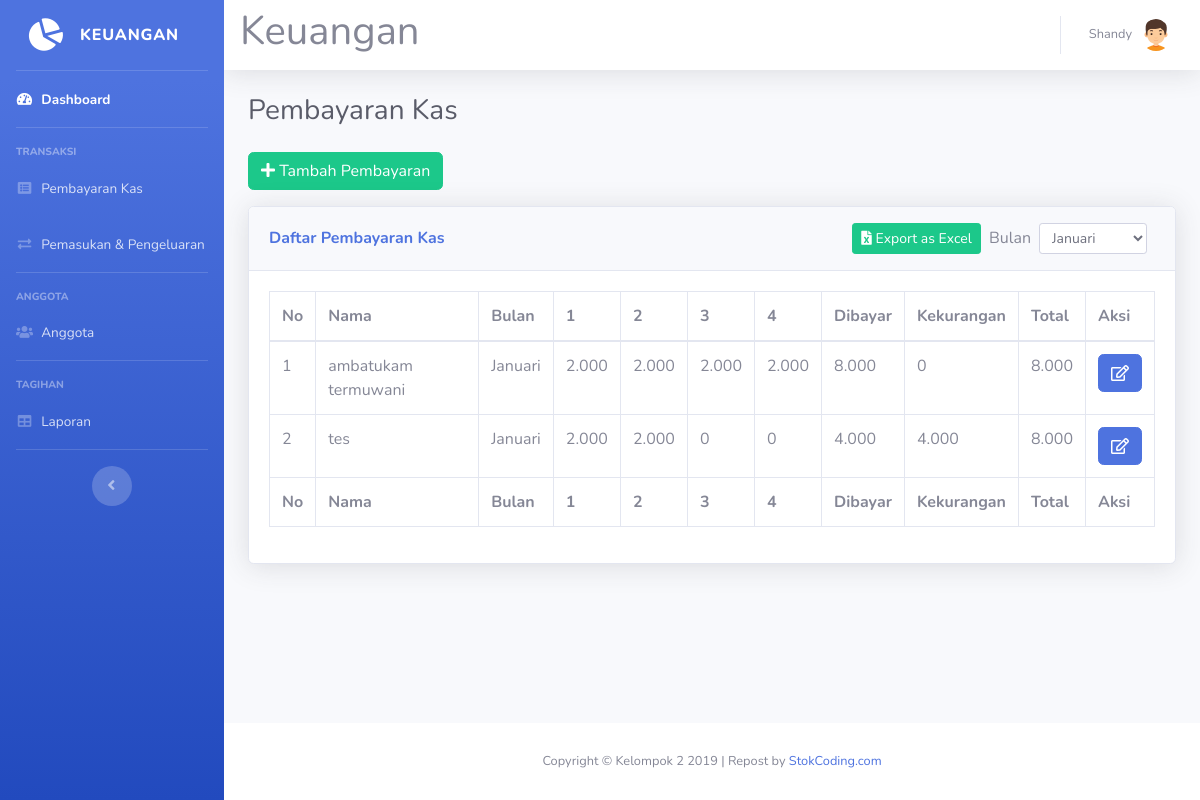
Page /pembayaran.php (signed in) on the earlier database version.
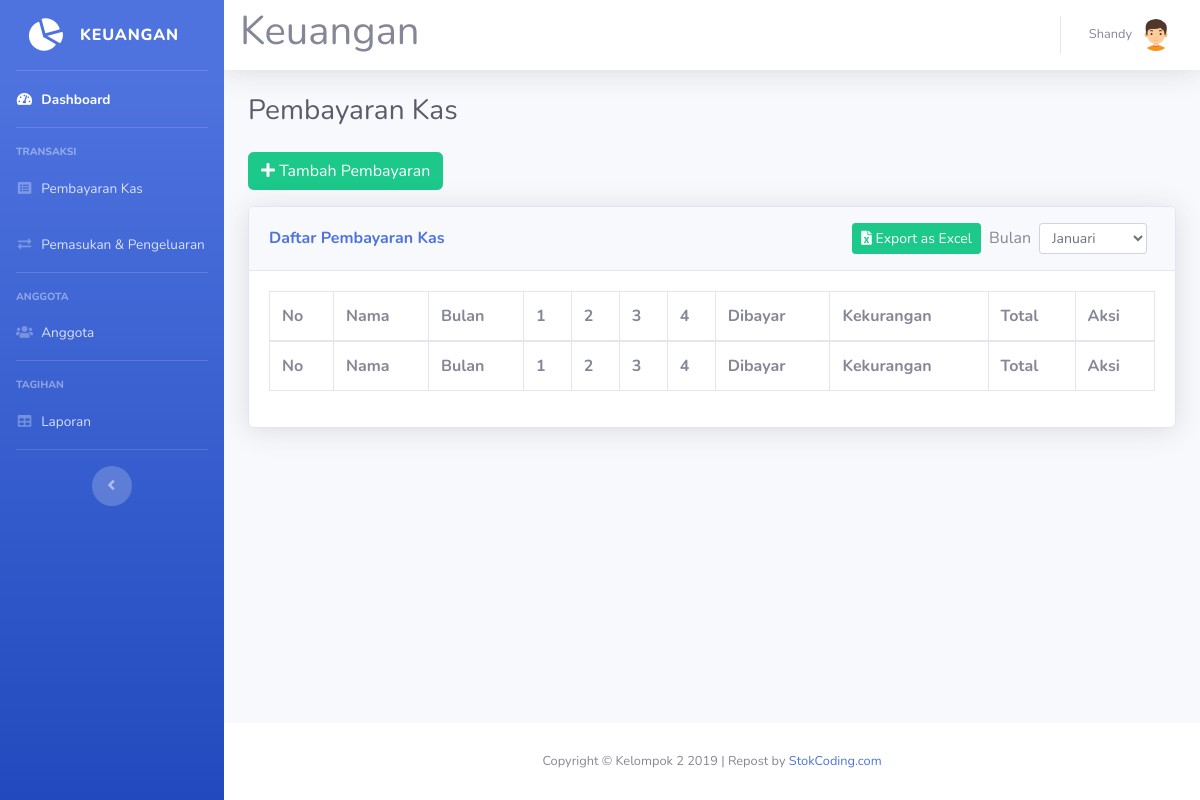
Same page on the later database version.
### tables this page shows
CREATE TABLE `pembayaran_kas` (
  `id_kas` int(11) NOT NULL,
  `nama` varchar(50) NOT NULL,
  `minggu_1` int(11) DEFAULT 0,
  `minggu_2` int(11) DEFAULT 0,
  `minggu_3` int(11) DEFAULT 0,
  `minggu_4` int(11) DEFAULT 0,
  `bulan` varchar(20) NOT NULL,
  `dibayar` int(11) DEFAULT 0,
  `kekurangan` int(11) DEFAULT 0,
  `total` int(11) DEFAULT 0
);

### pembayaran.php (the view, shortened to what this page needs)
<!DOCTYPE html>
<html lang="en">
<head>
  <link href="vendor/fontawesome-free/css/all.min.css" rel="stylesheet" type="text/css">
  <link href="css/sb-admin-2.min.css" rel="stylesheet">
  <link href="vendor/datatables/dataTables.bootstrap4.min.css" rel="stylesheet">
</head>
<body id="page-top">
<?php
require 'koneksi.php';
require 'sidebar.php';
$bulanOptions = ['Januari', 'Februari', 'Maret', 'April', 'Mei', 'Juni', 'Juli', 'Agustus', 'September', 'Oktober', 'November', 'Desember'];
$selectedBulan = isset($_GET['bulan']) ? $_GET['bulan'] : 'Januari';
$safeBulan = mysqli_real_escape_string($koneksi, $selectedBulan);
$queryKas = mysqli_query($koneksi, "SELECT * FROM pembayaran_kas WHERE bulan = '$safeBulan' ORDER BY nama");
?>
  <div id="content">
<?php require 'navbar.php'; ?>
    <div class="container-fluid">
      <div class="d-sm-flex align-items-center justify-content-between mb-4">
        <h1 class="h3 mb-0 text-gray-800">Pembayaran Kas</h1>
      </div>
      <button type="button" class="btn btn-success mb-3" data-toggle="modal" data-target="#modalTambahKas">
        <i class="fa fa-plus"></i> Tambah Pembayaran
      </button>
      <div class="card shadow mb-4" id="card-pembayaran-kas">
        <div class="card-header py-3 d-flex flex-row align-items-center justify-content-between">
          <h6 class="m-0 font-weight-bold text-primary">Daftar Pembayaran Kas</h6>
          <div class="d-flex align-items-center flex-wrap">
            <a href="export-pembayaran.php?bulan=<?= urlencode($selectedBulan); ?>" class="btn btn-success btn-sm mr-2" title="Simpan sebagai Excel">
              <i class="fas fa-file-excel"></i> Export as Excel
            </a>
            <form class="form-inline mb-0" method="get">
              <div class="form-group mr-2">
                <label for="filter-bulan" class="mr-2 mb-0">Bulan</label>
                <select id="filter-bulan" name="bulan" class="form-control form-control-sm" onchange="this.form.submit()">
<?php
foreach ($bulanOptions as $b) {
  $selected = ($selectedBulan === $b) ? 'selected' : '';
  echo '<option value="' . $b . '" ' . $selected . '>' . $b . '</option>';
}
?>
                </select>
              </div>
            </form>
          </div>
        </div>
        <div class="card-body">
          <div class="table-responsive">
            <table class="table table-bordered" id="dataTable" width="100%" cellspacing="0">
              <thead>
                <tr>
                  <th>No</th>
                  <th>Nama</th>
                  <th>Bulan</th>
                  <th>1</th>
                  <th>2</th>
                  <th>3</th>
                  <th>4</th>
                  <th>Dibayar</th>
                  <th>Kekurangan</th>
                  <th>Total</th>
                  <th class="no-print">Aksi</th>
                </tr>
              </thead>
              <tfoot>
                <tr>
                  <th>No</th>
                  <th>Nama</th>
                  <th>Bulan</th>
                  <th>1</th>
                  <th>2</th>
                  <th>3</th>
                  <th>4</th>
                  <th>Dibayar</th>
                  <th>Kekurangan</th>
                  <th>Total</th>
                  <th class="no-print">Aksi</th>
                </tr>
              </tfoot>
              <tbody>
<?php
$no = 1;
while ($row = mysqli_fetch_assoc($queryKas)) {
?>
                <tr>
                  <td><?= $no++; ?></td>
                  <td><?= htmlspecialchars($row['nama'], ENT_QUOTES, 'UTF-8'); ?></td>
                  <td><?= htmlspecialchars($row['bulan'], ENT_QUOTES, 'UTF-8'); ?></td>
                  <td><?= number_format($row['minggu_1'], 0, ',', '.'); ?></td>
                  <td><?= number_format($row['minggu_2'], 0, ',', '.'); ?></td>
                  <td><?= number_format($row['minggu_3'], 0, ',', '.'); ?></td>
                  <td><?= number_format($row['minggu_4'], 0, ',', '.'); ?></td>
                  <td><?= number_format($row['dibayar'], 0, ',', '.'); ?></td>
                  <td><?= number_format($row['kekurangan'], 0, ',', '.'); ?></td>
                  <td><?= number_format($row['total'], 0, ',', '.'); ?></td>
                  <td class="no-print">
                    <a href="#" type="button" class="fa fa-edit btn btn-primary btn-md" data-toggle="modal" data-target="#modalEditKas<?= $row['id_kas']; ?>"></a>
                  </td>
                </tr>
<?php
}
?>
              </tbody>
            </table>
          </div>
        </div>
      </div>
    </div>
  </div>
<?php require 'footer.php'; ?>
    </div>
  </div>
</body>
</html>

### sidebar.php
<div id="wrapper">
  <ul class="navbar-nav bg-gradient-primary sidebar sidebar-dark accordion" id="accordionSidebar">
    <a class="sidebar-brand d-flex align-items-center justify-content-center" href="index.php">
      <div class="sidebar-brand-icon rotate-n-15">
        <i class="fas fa-chart-pie"></i>
      </div>
      <div class="sidebar-brand-text mx-3">Keuangan</div>
    </a>
    <hr class="sidebar-divider my-0">
    <li class="nav-item active">
      <a class="nav-link" href="index.php">
        <i class="fas fa-fw fa-tachometer-alt"></i>
        <span>Dashboard</span></a>
    </li>
    <hr class="sidebar-divider">
    <div class="sidebar-heading">
      Transaksi
    </div>
    <li class="nav-item">
      <a class="nav-link" href="pembayaran.php">
        <i class="fas fa-fw fa-list-alt"></i>
        <span>Pembayaran Kas</span></a>
    </li>
    <li class="nav-item">
      <a class="nav-link collapsed" href="transaksi.php">
        <i class="fas fa-fw fa-exchange-alt"></i>
        <span>Pemasukan &amp; Pengeluaran</span>
      </a>
    </li>
    <hr class="sidebar-divider">
    <div class="sidebar-heading">
      Anggota
    </div>
    <li class="nav-item">
      <a class="nav-link collapsed" href="karyawan.php">
        <i class="fas fa-fw fa-users"></i>
        <span>Anggota</span>
      </a>
    </li>
    <hr class="sidebar-divider">
    <div class="sidebar-heading">
      Tagihan
    </div>
    <li class="nav-item">
      <a class="nav-link" href="laporan.php">
        <i class="fas fa-fw fa-table"></i>
        <span>Laporan</span></a>
    </li>
    <hr class="sidebar-divider d-none d-md-block">
    <div class="text-center d-none d-md-inline">
      <button class="rounded-circle border-0" id="sidebarToggle"></button>
    </div>
  </ul>
  <div id="content-wrapper" class="d-flex flex-column">

### navbar.php (shortened to what this page needs)
        <nav class="navbar navbar-expand navbar-light bg-white topbar mb-4 static-top shadow">
		<h1>Keuangan</h1>
<?php require 'user.php'; ?>
        </nav>

### user.php (shortened to what this page needs)
<ul class="navbar-nav ml-auto">
  <li class="nav-item dropdown no-arrow">
    <a class="nav-link dropdown-toggle" href="#" id="userDropdown" role="button" data-toggle="dropdown" aria-haspopup="true" aria-expanded="false">
      <span class="mr-2 d-none d-lg-inline text-gray-600 small"><?=$_SESSION['nama']?></span>
      <img class="img-profile rounded-circle" src="img/boy(2).png">
    </a>
  </li>
</ul>

### footer.php
<footer class="sticky-footer bg-white">
  <div class="container my-auto">
    <div class="copyright text-center my-auto">
      <span>Copyright &copy; Kelompok 2 2019</span> | Repost by <a href='https://stokcoding.com/' title='StokCoding.com' target='_blank'>StokCoding.com</a>
    </div>
  </div>
</footer>

### pembayaran.php (style rules this page uses)
body * { visibility: hidden; }
#card-pembayaran-kas, #card-pembayaran-kas * { visibility: visible; }
#card-pembayaran-kas { position: absolute; left: 0; top: 0; width: 100%; }
.card-header .btn, .card-header .form-inline { display: none !important; }
.table .no-print, th.no-print, td.no-print { display: none !important; }

Differences in the rows shown:
removed pembayaran_kas: nama "ambatukam termuwani", bulan "Januari", minggu_1 "2.000", minggu_2 "2.000", minggu_3 "2.000", minggu_4 "2.000", dibayar "8.000", kekurangan "0", total "8.000"
removed pembayaran_kas: nama "tes", bulan "Januari", minggu_1 "2.000", minggu_2 "2.000", minggu_3 "0", minggu_4 "0", dibayar "4.000", kekurangan "4.000", total "8.000"
